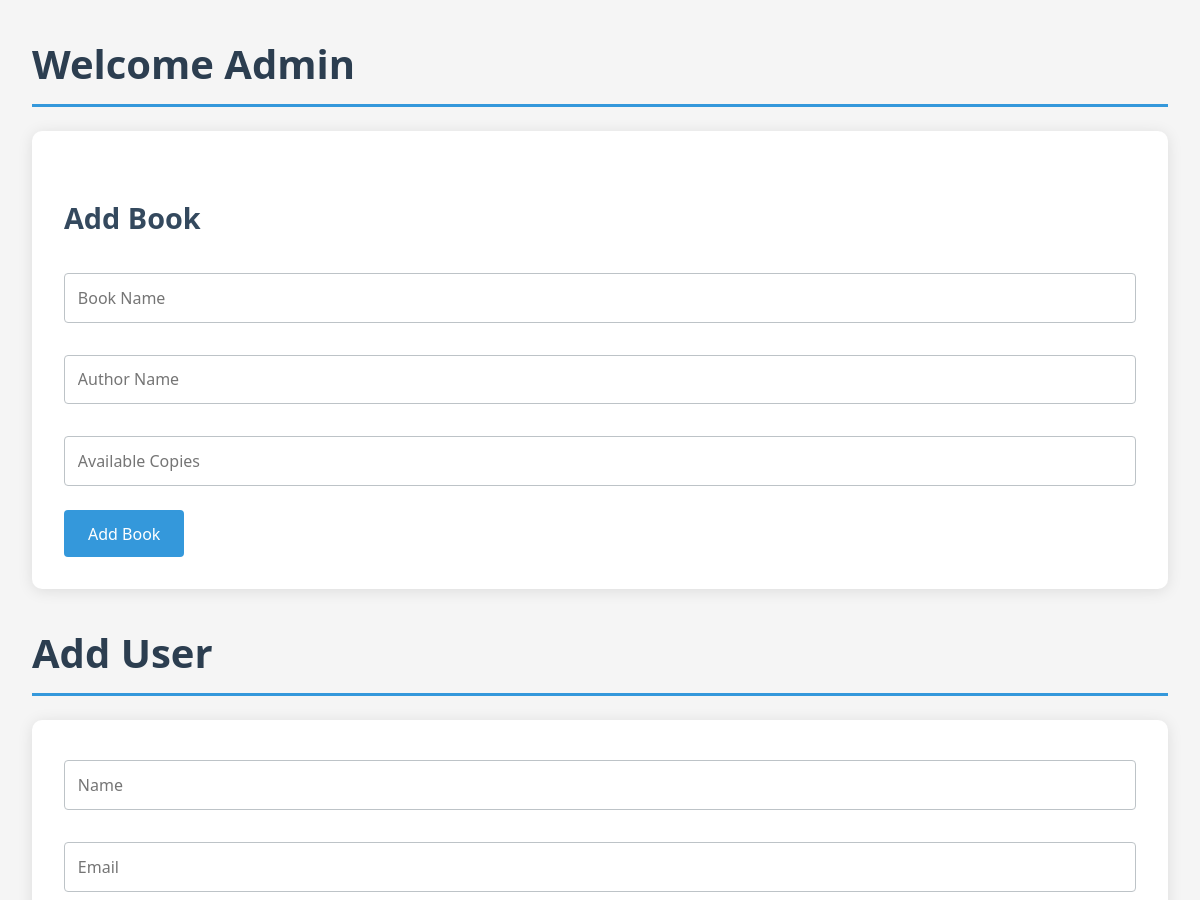
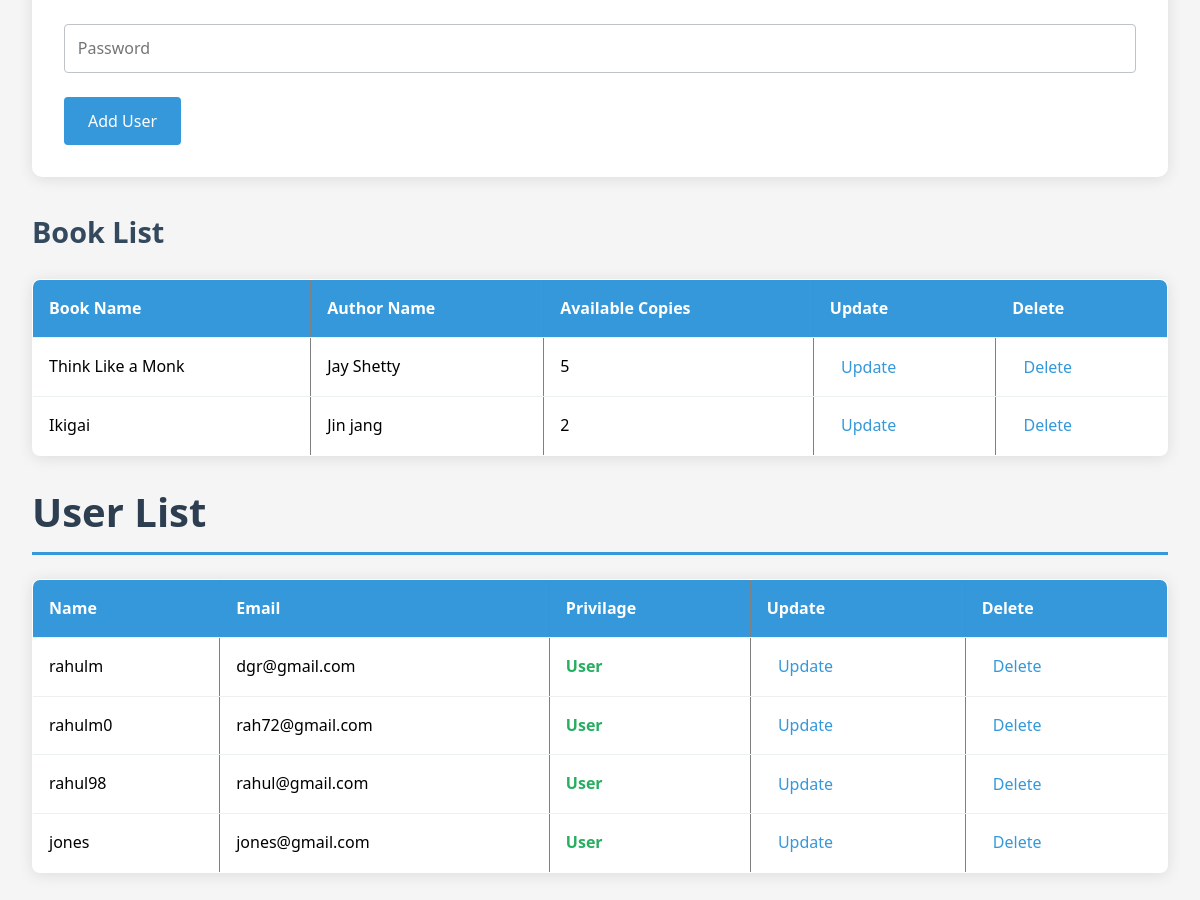
Screenshot of /admin-dashboard/ with the database file from the repository (2 pictures, top to bottom).
### library_app/models.py (models this page shows, shortened)
class Book(models.Model):
    title = models.CharField(max_length=150)
    author = models.CharField(max_length=150)
    available_copy = models.IntegerField(default=1)

### library_app/views.py (the view)
# urls.py: path('admin-dashboard/', views.admin_dashboard, name='admin_dashboard'),
def admin_dashboard(request):
    admin_user = Admin.objects.all()
    books = Book.objects.all()
    users = User.objects.all()
    return render(request, 'admin.html', {'admin_user': admin_user, 'books': books, 'users': users})

### templates/admin.html (shortened to what this page needs)
<!DOCTYPE html>
<html lang="en">
<head>
</head>
<body>
    <h1>Welcome Admin</h1>
    <form action="{% url 'add_book' %}" method="POST">
        <h2>Add Book</h2>
        <input type="text" name="title" id="title" placeholder="Book Name" required>
        <input type="text" name="author" id="author" placeholder="Author Name" required>
        <input type="number" name="available_copy" id="available_copy" placeholder="Available Copies" required>
        <button type="submit">Add Book</button>
    </form>
    <h1>Add User</h1>
    <form action="{% url 'add_user' %}" method="POST">
            <input type="text" name="username" id="name" placeholder="Name" required>
            <input type="email" name="email" id="email" placeholder="Email" required>
            <input type="password" name="password" id="password" placeholder="Password" required>
            <button type="submit">Add User</button>
       </form>
    <h2>Book List</h2>
    <table border="1">
        <tr>
            <th>Book Name</th>
            <th>Author Name</th>
            <th>Available Copies</th>
            <th>Update</th>
            <th>Delete</th>
        </tr>
        {% for book in books %}
        <tr>
            <td>{{ book.title }}</td>
            <td>{{ book.author }}</td>
            <td>{{ book.available_copy }}</td>
            {% if book.id %}
                <td><a href="{% url 'update_book' book.id %}">Update</a></td>
                <td><a href="{% url 'delete_book' book.id %}">Delete</a></td>
            {% endif %}
        </tr>
        {% endfor %}
    </table>
    <h1>User List</h1>
    <table border="1">
        <tr>
            <th>Name</th>
            <th>Email</th>
            <th>Privilage</th>
            <th>Update</th>
            <th>Delete</th>
        </tr>
        {% for user in users %}
        <tr>
            <td>{{ user.username }}</td>
            <td>{{ user.email }}</td>
            <td>
                {% if user.is_superuser %}
                    <span style="color: red;">Admin</span>
                {% else %}
                    <span style="color: green;">User</span>
                {% endif %}
            </td>
            {% if user.id %}
                <td><a href="{% url 'update_user' user.id %}">Update</a></td>
                <td><a href="{% url 'delete_user' user.id %}">Delete</a></td>
            {% endif %}
        </tr>
        {% endfor %}
    </table>
</body>
</html>

### templates/admin.html (style rules this page uses)
* { margin: 0; padding: 0; box-sizing: border-box; font-family: 'Segoe UI', Tahoma, Geneva, Verdana, sans-serif; }
body { background-color: #f5f5f5; padding: 2rem; line-height: 1.6; }
h1, h2 { color: #2c3e50; margin-bottom: 1.5rem; }
h1 { font-size: 2.5rem; border-bottom: 3px solid #3498db; padding-bottom: 0.5rem; }
h2 { font-size: 1.8rem; margin-top: 2rem; color: #34495e; }
form { background: white; padding: 2rem; border-radius: 10px; box-shadow: 0 2px 15px rgba(0,0,0,0.1); margin-bottom: 2rem; }
input[type="text"], input[type="email"], input[type="password"], input[type="number"] { width: 100%; padding: 0.8rem; margin: 0.5rem 0 1.5rem 0; border: 1px solid #bdc3c7; border-radius: 4px; font-size: 1rem; }
button[type="submit"] { background: #3498db; color: white; padding: 0.8rem 1.5rem; border: none; border-radius: 4px; cursor: pointer; font-size: 1rem; transition: background 0.3s ease; }
table { width: 100%; border-collapse: collapse; margin: 1.5rem 0; background: white; box-shadow: 0 2px 15px rgba(0,0,0,0.1); border-radius: 8px; overflow: hidden; }
th, td { padding: 1rem; text-align: left; border-bottom: 1px solid #ecf0f1; }
th { background-color: #3498db; color: white; font-weight: 600; }
a { text-decoration: none; color: #3498db; font-weight: 500; padding: 0.3rem 0.7rem; border-radius: 4px; transition: all 0.3s ease; }
span[style*="green"] { color: #27ae60 !important; font-weight: 600; }

### rows the page displays
Book: title "Think Like a Monk", author "Jay Shetty", available_copy "5", shows "Update"
Book: title "Ikigai", author "Jin jang", available_copy "2", shows "Update"

### other values shown
{{ user.username }} "rahulm"
{{ user.email }} "dgr@gmail.com"
{{ user.username }} "rahulm0"
{{ user.email }} "rah72@gmail.com"
{{ user.username }} "rahul98"
{{ user.email }} "rahul@gmail.com"
{{ user.username }} "jones"
{{ user.email }} "jones@gmail.com"
